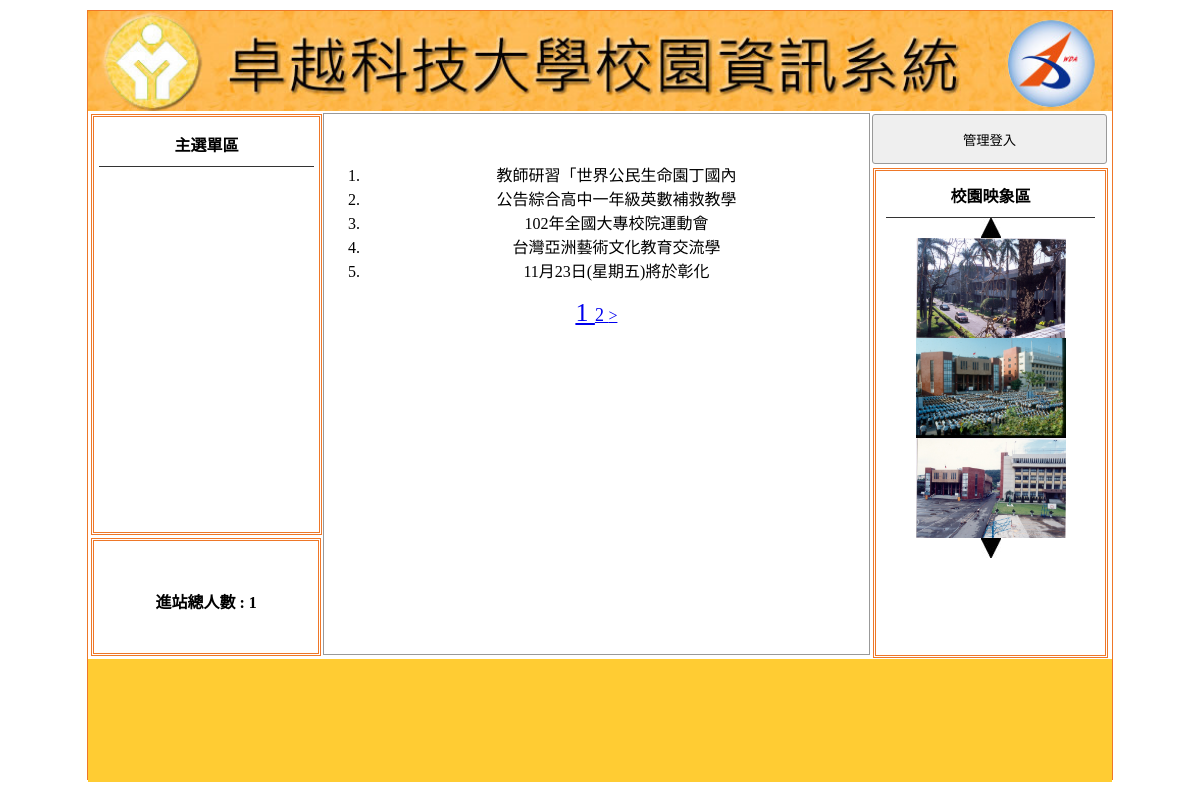
The app's page /?do=news with its own data.
### tables this page shows
CREATE TABLE `title` (
  `id` int(11) NOT NULL,
  `text` text NOT NULL,
  `img` text NOT NULL,
  `sh` int(1) NOT NULL DEFAULT 0
);

CREATE TABLE `news` (
  `id` int(11) NOT NULL,
  `text` text NOT NULL,
  `img` text NOT NULL,
  `sh` int(1) NOT NULL DEFAULT 1
);

CREATE TABLE `image` (
  `id` int(11) NOT NULL,
  `text` text NOT NULL,
  `img` text NOT NULL,
  `sh` int(1) NOT NULL DEFAULT 1
);

### api/db.php (called while the page is built, shortened)
<?php
class db{
    protected $table;
    protected   $pdo;
    protected   $dsn="mysql:host=localhost;charset=utf8;dbname=db03_z01l2;";
    public function __construct($table) {
        $this->table = $table;
        $this->pdo=new pdo($this->dsn,'root','');
    }
    function fetchAll($sql){
        return $this->pdo->query($sql)->fetchAll(PDO::FETCH_ASSOC);
    }
    function fetchOne($sql){
        return $this->pdo->query($sql)->fetch(PDO::FETCH_ASSOC);
    }
    function a2s($array){
        $tmp=[];
        foreach ($array as $key => $val) {
            $tmp[]="`$key`='$val'";
        }
        return $tmp;
    }
    function all(...$array){
        $sql = " SELECT * FROM $this->table ";
        if(!empty($array[0])){
            if(is_array($array[0])){
                $where= $this->a2s($array[0]);
                $sql .= " where ".join(" && ",$where);
            }else{
                $sql .= $array[0];
            }
        }if(!empty($array[1])){
            $sql .= $array[1];
        }
        return $this->fetchAll($sql);
    }
    function find($id){
        $sql = " SELECT * FROM $this->table ";
        if(is_array($id)){
            $where= $this->a2s($id);
            $sql .= " where ".join(" && ",$where);
        }else{
            $sql .= " where `id`='$id' ";
        }
        return $this->fetchOne($sql);
    }
    function count(...$array){
        $sql = " SELECT count(*) FROM $this->table ";
        return $this->pdo->query($sql)->fetchColumn();
    }
}
$Title=new db("title");
$Image=new db("image");
$News=new db("news");

### index.php (the view, shortened to what this page needs)
<?php
include_once "./api/db.php";
?>
<!DOCTYPE html
    PUBLIC "-//W3C//DTD XHTML 1.0 Transitional//EN" "http://www.w3.org/TR/xhtml1/DTD/xhtml1-transitional.dtd">
<html xmlns="http://www.w3.org/1999/xhtml">
<head>
    <link href="./css/css.css" rel="stylesheet" type="text/css">
</head>
<body>
    <div id="main">
        <a title="" href="index.php">
            <div class="ti" style="background:url('./upload/<?=$Title->find(['sh'=>1])['img'];?>'); background-size:cover;"></div>
        </a>
        <div id="ms">
            <div id="lf" style="float:left;">
                <div id="menuput" class="dbor">
                    <span class="t botli">主選單區</span>
                </div>
                <div class="dbor" style="margin:3px; width:95%; height:20%; line-height:100px;">
                    <span class="t">進站總人數 :
                        1 </span>
                </div>
            </div>
		<?php
		    $do=$_GET['do']??'main';
		    $file="./front/$do.php";
		    if(file_exists($file)){
		    include $file;
		    }else{
		    include "./front/main.php";
		    }
		?>
            <div class="di di ad" style="height:540px; width:23%; padding:0px; margin-left:22px; float:left; ">
				<?php
                if(isset($_SESSION['user'])):
				?>
                <button style="width:100%; margin-left:auto; margin-right:auto; margin-top:2px; height:50px;"
                    onclick="lo('admin.php?do=title')">返回管理</button>
                <?php else: ?>
                <button style="width:100%; margin-left:auto; margin-right:auto; margin-top:2px; height:50px;"
                 onclick="lo('?do=login')">管理登入</button>
                <?php endif; ?>
                <div style="width:89%; height:480px;" class="dbor cent">
                    <span class="t botli">校園映象區</span>
                    <div class="cent">
                        <img src="./icon/up.jpg" onclick="pp(1)">
                    </div>
                    <?php
                    $images=$Image->all(['sh'=>1]);
                    foreach ($images as $idx => $img) :
                    ?>
                    <img src="./upload/<?=$img['img'];?>" class="im" id=ssaa<?=$idx?> style="width: 150px;height:100px;">
                    <?php endforeach;?>
                    <div class="cent">
                        <img src="./icon/dn.jpg" onclick="pp(2)">
                    </div>
                </div>
            </div>
        </div>
        <div
            style="width:1024px; left:0px; position:relative; background:#FC3; margin-top:4px; height:123px; display:block;">
            <span class="t" style="line-height:123px;"></span>
        </div>
    </div>
</body>
</html>

### front/news.php (shortened to what this page needs)
<?php
$total=$News->count();
$div=5;
$now=$_GET['p']??1;
$pages=ceil($total/$div);
$start=($now-1)*$div;
$all_news=$News->all(['sh'=>1]," limit $start,$div ");
?>
<div class="di"
    style="height:540px; border:#999 1px solid; width:53.2%; margin:2px 0px 0px 0px; float:left; position:relative; left:20px;">
    <marquee scrolldelay="120" direction="left" style="position:absolute; width:100%; height:40px;">
    </marquee>
    <div style="height:32px; display:block;">
    </div>
    <div style="text-align:center;">
        <ol class="ssaa" style="list-style-type:decimal;" start="<?=$start+1?>">
            <?php
    foreach ($all_news as $news) :
    ?>
            <li>
                <?=mb_substr($news['text'],0,15);?>
            </li>
            <?php
    endforeach ;
    ?>
        </ol>
    </div>
    <div class="cent">
        <?php
            for ($i=1; $i<=$pages; $i++) {
                $size=($now==$i)?'26px':'18px';
                echo "<a href='?do=news&p=$i' style='font-size: $size;'> $i </a>";
            }
            if($now+1<=$pages){
                echo "<a href='?do=news&p=".($now+1)."'> > </a>";
            }
            ?>
    </div>
</div>

### css/css.css (style rules this page uses)
body { padding:0px; margin:0px; }
#main { width:1024px; height:768px; margin:10px auto 10px auto; border:#EE7728 1px solid; position:relative; }
.ti { width:100%; height:100px; position:relative; background-size:cover; background-repeat:no-repeat; }
.dbor { border:#EE7728 double 3px; margin:1px; padding:2px 10px 2px 10px; }
.t { font-weight:800; display:block; text-align:center; padding:10px 1px 10px 1px; }
.botli { border-bottom:#333 1px solid; }
#lf { height:540px; width:21%; display:inline-block; }
#menuput { width:100%; height:75%; position:relative; padding:5px; display:block; margin: 3px; }
.di { display:inline-block; }
.ad { margin:1px; padding:2px 10px 2px 10px; }
.cent { text-align:center; }
input,button { border:#999 1px solid; border-radius:3px; background:#EFEFEF; padding:5px; margin:3px; }

### records on screen
title: img (picture)
news: text "教師研習「世界公民生命園丁國內"
news: text "公告綜合高中一年級英數補救教學"
news: text "102年全國大專校院運動會"
news: text "台灣亞洲藝術文化教育交流學"
news: text "11月23日(星期五)將於彰化"
image: img (picture)
image: img (picture)
image: img (picture)
